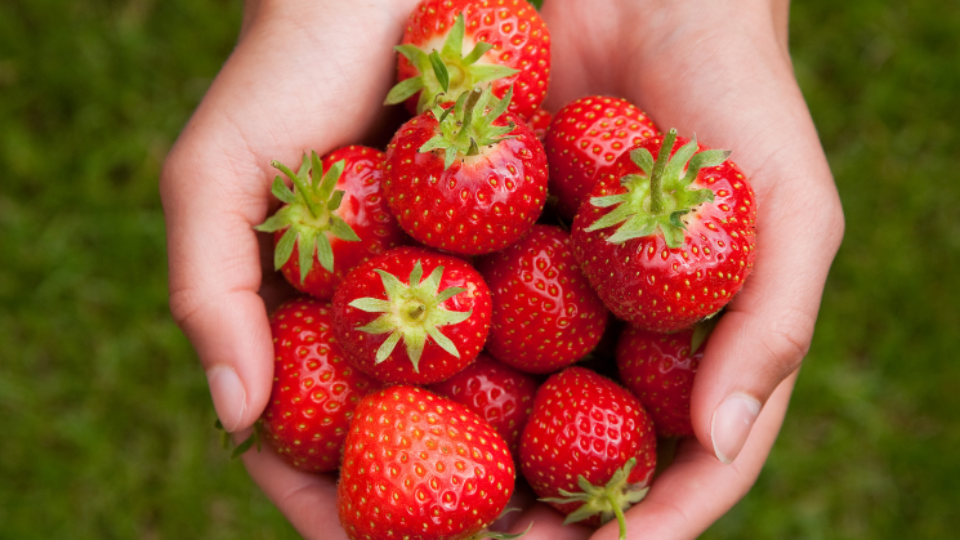
#> input picture 11_File_Operations/03_image_files/strawberries.png, 960 x 540 px
$ python 07_rotate_image.py
#> lines starting #> are read from the running program, lines starting #| are printed output that depends on the picture
from PIL import Image

original_image = Image.open("strawberries.png")
#> original_image is the input picture: PIL image 960x540 RGBA; mean R, G, B, A 143.2, 86.8, 51.9, 255
original_image.show()

rotated_image = original_image.rotate(45)
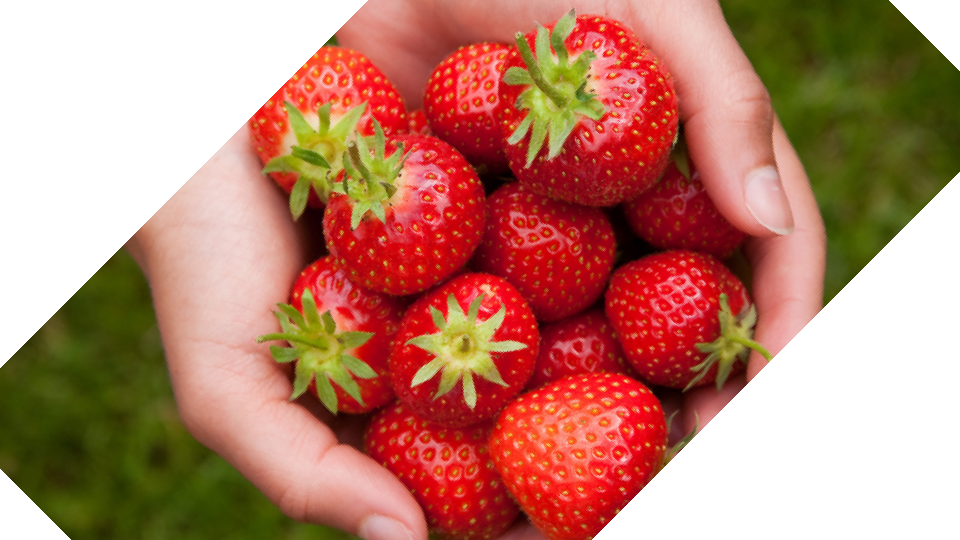
#> rotated_image: PIL image 960x540 RGBA; mean R, G, B, A 116.5, 61.3, 41.6, 185.7; transparent parts drawn white
rotated_image.show()

$ run again, with 11_File_Operations/03_image_files/MotivationalQuote.png copied over 11_File_Operations/03_image_files/strawberries.png
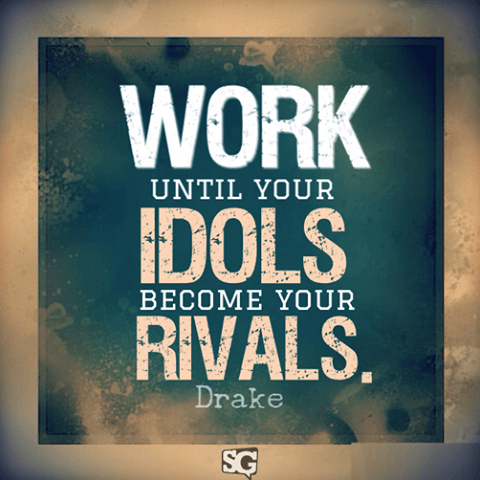
#> input picture 11_File_Operations/03_image_files/MotivationalQuote.png, 480 x 480 px
#> original_image is the input picture: PIL image 480x480 P; mean R, G, B 101.3, 110.9, 102.1
#> `rotated_image = original_image.rotate(45)`:
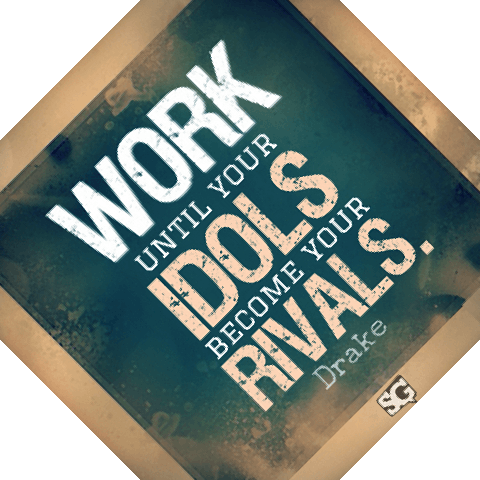
#> rotated_image: PIL image 480x480 P; mean R, G, B 128, 138.2, 130.9
